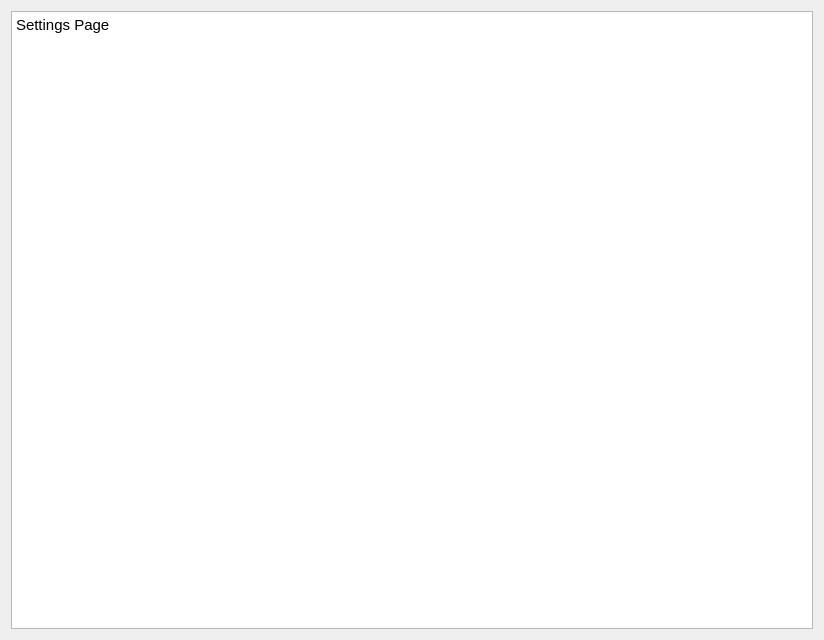
<?xml version="1.0" encoding="UTF-8"?>
<ui version="4.0">
 <class>SettingsWidget</class>
 <widget class="QWidget" name="SettingsWidget">
  <property name="geometry">
   <rect>
    <x>0</x>
    <y>0</y>
    <width>824</width>
    <height>640</height>
   </rect>
  </property>
  <property name="sizePolicy">
   <sizepolicy hsizetype="Expanding" vsizetype="Expanding">
    <horstretch>0</horstretch>
    <verstretch>0</verstretch>
   </sizepolicy>
  </property>
  <property name="windowTitle">
   <string>Form</string>
  </property>
  <layout class="QVBoxLayout" name="verticalLayout">
   <item>
    <widget class="QTextBrowser" name="textBrowser">
     <property name="html">
      <string>&lt;!DOCTYPE HTML PUBLIC &quot;-//W3C//DTD HTML 4.0//EN&quot; &quot;http://www.w3.org/TR/REC-html40/strict.dtd&quot;&gt;
&lt;html&gt;&lt;head&gt;&lt;meta name=&quot;qrichtext&quot; content=&quot;1&quot; /&gt;&lt;meta charset=&quot;utf-8&quot; /&gt;&lt;style type=&quot;text/css&quot;&gt;
p, li { white-space: pre-wrap; }
hr { height: 1px; border-width: 0; }
li.unchecked::marker { content: &quot;\2610&quot;; }
li.checked::marker { content: &quot;\2612&quot;; }
&lt;/style&gt;&lt;/head&gt;&lt;body style=&quot; font-family:'JetBrainsMono Nerd Font Mono'; font-size:11pt; font-weight:700; font-style:normal;&quot;&gt;
&lt;p style=&quot; margin-top:0px; margin-bottom:0px; margin-left:0px; margin-right:0px; -qt-block-indent:0; text-indent:0px;&quot;&gt;&lt;span style=&quot; font-family:'Adwaita Sans'; font-weight:400;&quot;&gt;Settings Page&lt;/span&gt;&lt;/p&gt;
&lt;p style=&quot;-qt-paragraph-type:empty; margin-top:0px; margin-bottom:0px; margin-left:0px; margin-right:0px; -qt-block-indent:0; text-indent:0px; font-family:'Adwaita Sans'; font-weight:400;&quot;&gt;&lt;br /&gt;&lt;/p&gt;&lt;/body&gt;&lt;/html&gt;</string>
     </property>
    </widget>
   </item>
  </layout>
 </widget>
 <resources/>
 <connections/>
</ui>
